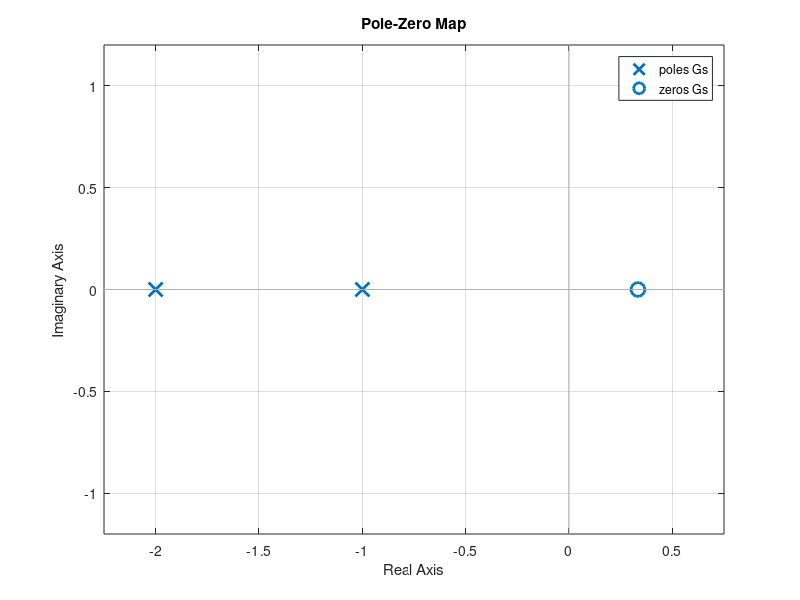
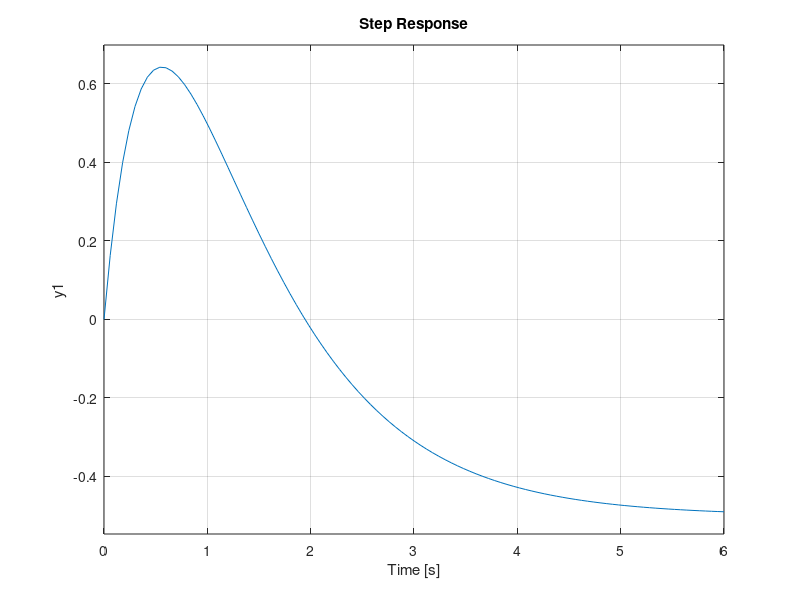
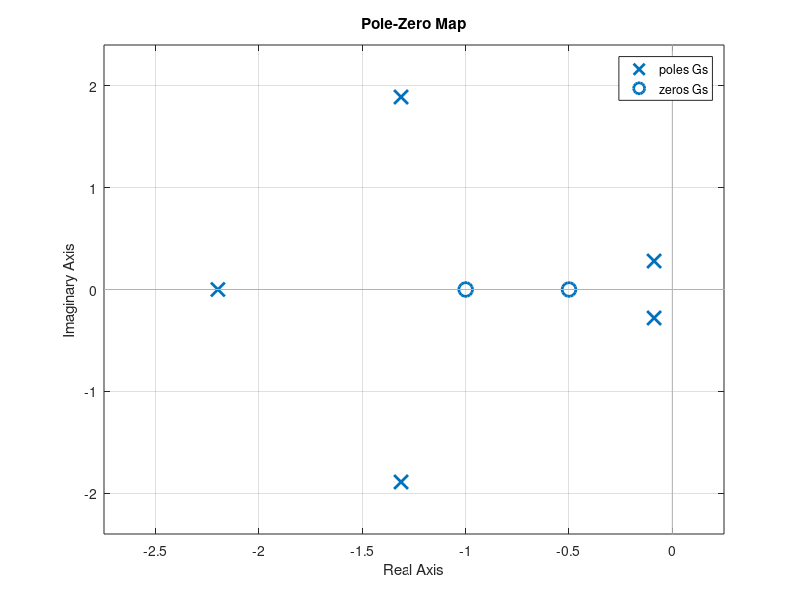
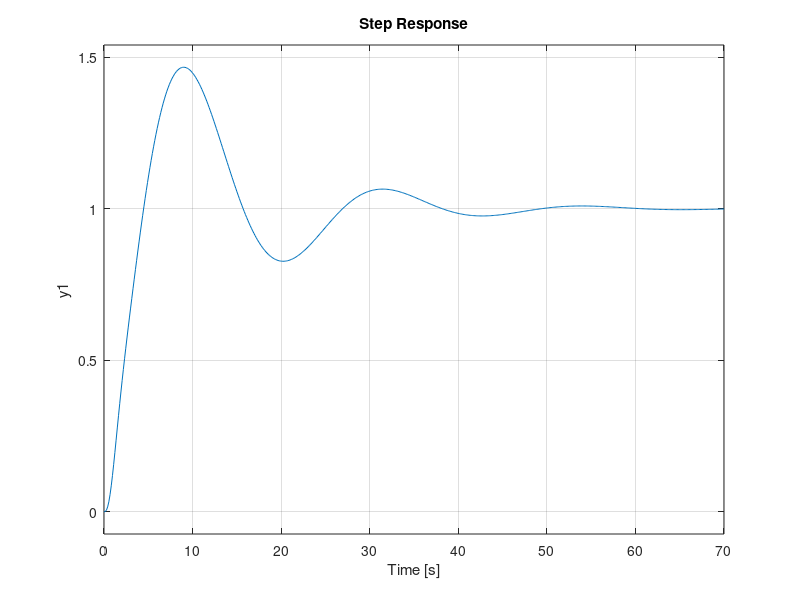

MATLAB code to generate these figures, in order:
clc
clear
close all

s = tf('s');

Gs = (3*s - 1)/((s+1)*(s+2));

figure
pzmap(Gs)

figure
step(Gs)

%% Ejemplo 6
num = (2*s + 1)*(s + 1);
den = s^5 + 5*s^4 + 12*s^3 + 14*s^2 + 3*s + 1;

Gs = num/den

figure
pzmap(Gs)

figure
step(Gs)